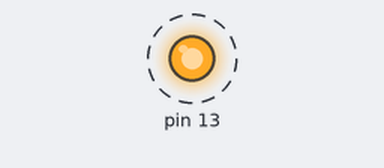
This sketch was run on a simulated Arduino Uno, built with avr-gcc and run on an emulated ATmega328P. Parts: output pins drawn as LEDs (lit = HIGH). Dashed ring = blinking. What the sketch prints to the serial monitor is not drawn.

Above: at 0.5 s.
Timing chart, 0 to 4.6 s (numbered marks = the images above):
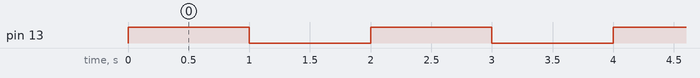

Measured:
- by itself, pin 13: alternates HIGH for 1.0 s and LOW for 1.0 s

The sketch:

sketch.ino
```cpp
void setup(){
  pinMode(13, OUTPUT);
  Serial.begin(9600);
}

void loop(){
  digitalWrite(13, HIGH);
  delay(1000);
  Serial.println("on");
  digitalWrite(13, LOW);
  delay(1000);
  Serial.println("off");
}
```
